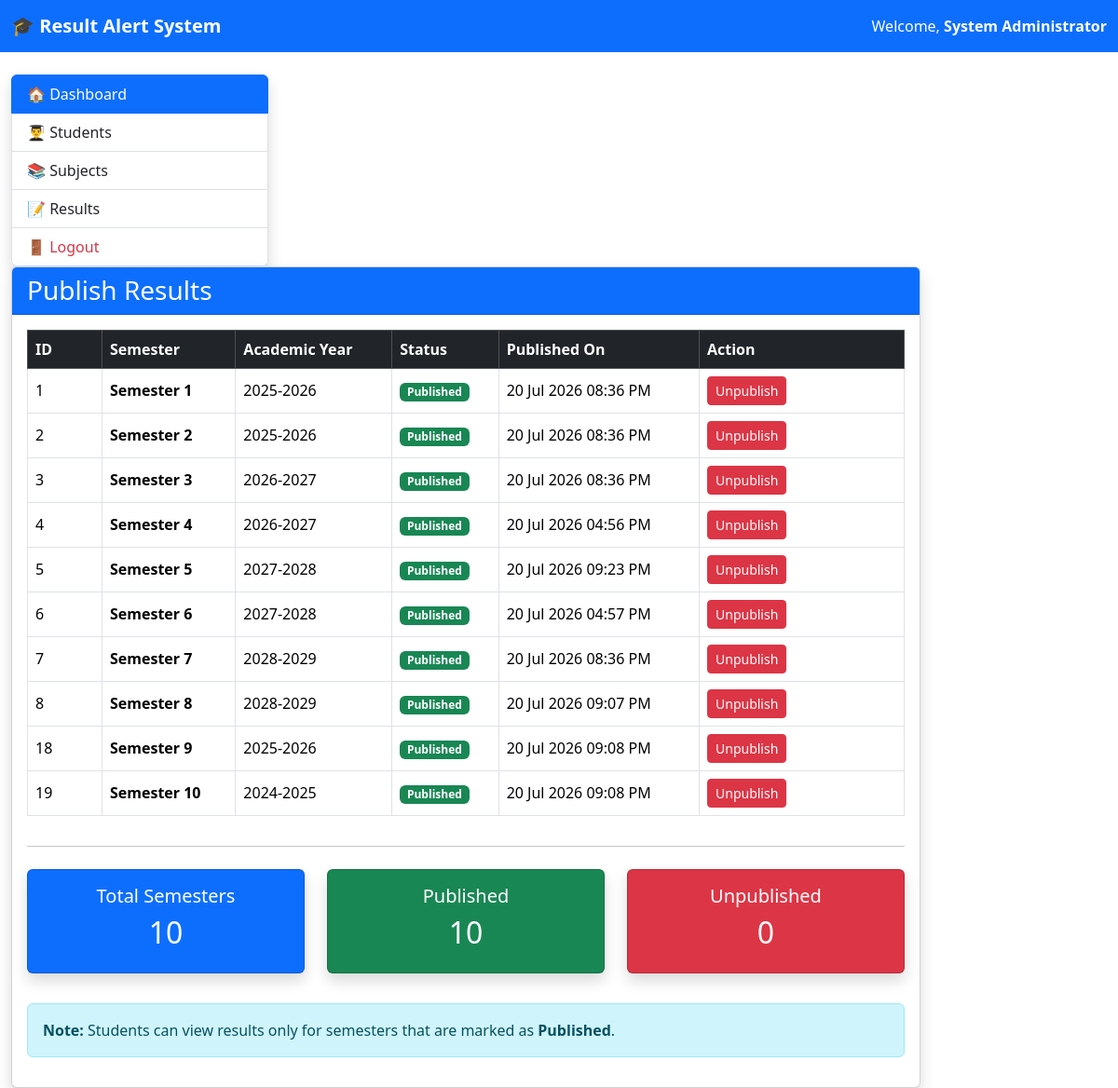
Screenshot of /admin/publish_results.php (signed in) with the database file from the repository.
### tables this page shows
CREATE TABLE `semesters` (
  `semester_id` int NOT NULL,
  `semester_name` varchar(50) NOT NULL,
  `academic_year` varchar(20) NOT NULL,
  `is_published` tinyint(1) DEFAULT '0',
  `published_at` datetime DEFAULT NULL,
  `created_at` timestamp NULL DEFAULT CURRENT_TIMESTAMP
);

### admin/publish_results.php (the view, shortened to what this page needs)
<?php
require_once("../config/send_results.php");
$query = "
SELECT
    semester_id,
    semester_name,
    academic_year,
    is_published,
    published_at
FROM semesters
ORDER BY semester_id
";
$result = mysqli_query($conn, $query);
include("../includes/header.php");
?>
<div class="container-fluid mt-4">
<div class="row">
<?php include("../includes/sidebar.php"); ?>
<div class="col-lg-10">
<div class="card shadow">
<div class="card-header bg-primary text-white">
<h3 class="mb-0">
Publish Results
</h3>
</div>
<div class="card-body">
    <div class="table-responsive">
<table class="table table-bordered table-hover align-middle">
<thead class="table-dark">
<tr>
<th width="80">ID</th>
<th>Semester</th>
<th>Academic Year</th>
<th>Status</th>
<th>Published On</th>
<th width="220">Action</th>
</tr>
</thead>
<tbody>
<?php
if(mysqli_num_rows($result) > 0)
{
while($row = mysqli_fetch_assoc($result))
{
?>
<tr>
<td>
<?php echo $row['semester_id']; ?>
</td>
<td>
<strong>
<?php echo htmlspecialchars($row['semester_name']); ?>
</strong>
</td>
<td>
<?php echo htmlspecialchars($row['academic_year']); ?>
</td>
<td>
<?php
if($row['is_published'])
{
?>
<span class="badge bg-success">
Published
</span>
<?php
}
?>
</td>
<td>
<?php
if($row['published_at'] != NULL)
{
echo date(
"d M Y h:i A",
strtotime($row['published_at'])
);
}
else
{
echo "-";
}
?>
</td>
<td>
<?php
if($row['is_published'])
{
?>
<a
href="publish_results.php?action=unpublish&id=<?php echo $row['semester_id']; ?>"
class="btn btn-danger btn-sm">
Unpublish
</a>
<?php
}
?>
</td>
</tr>
<?php
}
}
?>
</tbody>
</table>
</div>
<?php
$totalSemesters = mysqli_fetch_assoc(
    mysqli_query(
        $conn,
        "SELECT COUNT(*) AS total FROM semesters"
    )
)['total'];
$publishedCount = mysqli_fetch_assoc(
    mysqli_query(
        $conn,
        "SELECT COUNT(*) AS total
         FROM semesters
         WHERE is_published = 1"
    )
)['total'];
$unpublishedCount = mysqli_fetch_assoc(
    mysqli_query(
        $conn,
        "SELECT COUNT(*) AS total
         FROM semesters
         WHERE is_published = 0"
    )
)['total'];
?>
<hr>
<div class="row mt-4">
<div class="col-md-4 mb-3">
<div class="card bg-primary text-white shadow">
<div class="card-body text-center">
<h5>Total Semesters</h5>
<h2>
<?php echo $totalSemesters; ?>
</h2>
</div>
</div>
</div>
<div class="col-md-4 mb-3">
<div class="card bg-success text-white shadow">
<div class="card-body text-center">
<h5>Published</h5>
<h2>
<?php echo $publishedCount; ?>
</h2>
</div>
</div>
</div>
<div class="col-md-4 mb-3">
<div class="card bg-danger text-white shadow">
<div class="card-body text-center">
<h5>Unpublished</h5>
<h2>
<?php echo $unpublishedCount; ?>
</h2>
</div>
</div>
</div>
</div>
<div class="alert alert-info mt-3">
<strong>Note:</strong>
Students can view results only for semesters that are marked as
<strong>Published</strong>.
</div>
</div>
</div>
</div>
</div>
</div>
<?php include("../includes/footer.php"); ?>

### rows the page displays
semesters: semester_id "1", semester_name "Semester 1", academic_year "2025-2026", is_published "Published", published_at "20 Jul 2026 08:36 PM"
semesters: semester_id "2", semester_name "Semester 2", academic_year "2025-2026", is_published "Published", published_at "20 Jul 2026 08:36 PM"
semesters: semester_id "3", semester_name "Semester 3", academic_year "2026-2027", is_published "Published", published_at "20 Jul 2026 08:36 PM"
semesters: semester_id "4", semester_name "Semester 4", academic_year "2026-2027", is_published "Published", published_at "20 Jul 2026 04:56 PM"
semesters: semester_id "5", semester_name "Semester 5", academic_year "2027-2028", is_published "Published", published_at "20 Jul 2026 09:23 PM"
semesters: semester_id "6", semester_name "Semester 6", academic_year "2027-2028", is_published "Published", published_at "20 Jul 2026 04:57 PM"
semesters: semester_id "7", semester_name "Semester 7", academic_year "2028-2029", is_published "Published", published_at "20 Jul 2026 08:36 PM"
semesters: semester_id "8", semester_name "Semester 8", academic_year "2028-2029", is_published "Published", published_at "20 Jul 2026 09:07 PM"
semesters: semester_id "18", semester_name "Semester 9", academic_year "2025-2026", is_published "Published", published_at "20 Jul 2026 09:08 PM"
semesters: semester_id "19", semester_name "Semester 10", academic_year "2024-2025", is_published "Published", published_at "20 Jul 2026 09:08 PM"

### other values shown
$_SESSION['admin_name'] "System Administrator"
$totalSemesters "10"
$publishedCount "10"
$unpublishedCount "0"
